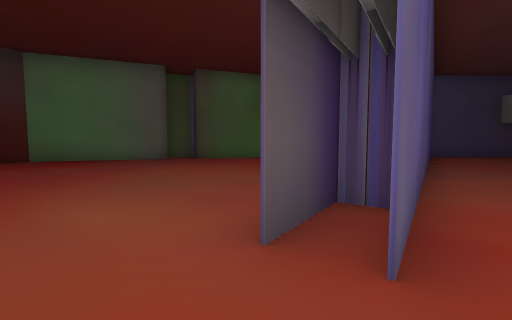
View 1 (above)

13 first-person views from a walk through a scene from a Unity 3-D project. The camera is 1.3 m above the floor, tilts 4° down and sees 90° across. The floor is counted in squares, 2 m on a side. Each view is taken from the middle of a square. On the plan, view 1 faces up. The plan holds only what a view shows up to about 9 squares ahead; the rest is blank. The place goes on beyond the plan. The player character is not drawn. Some animated figures are not drawn. Door leaves are left out, so doorways stand open.

View 2
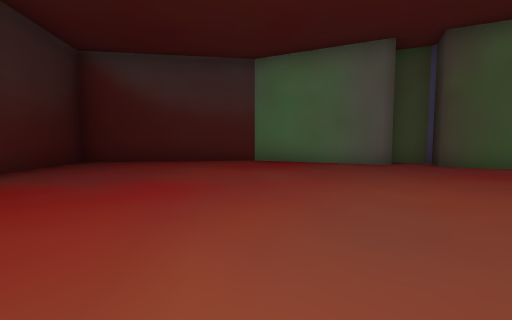

View 3
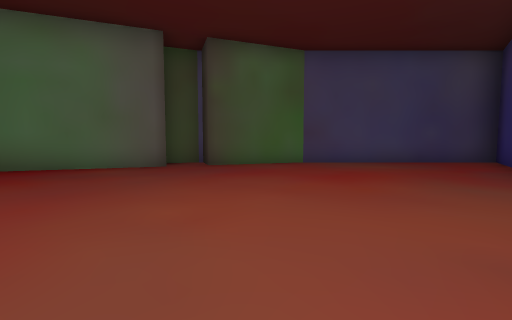

View 4
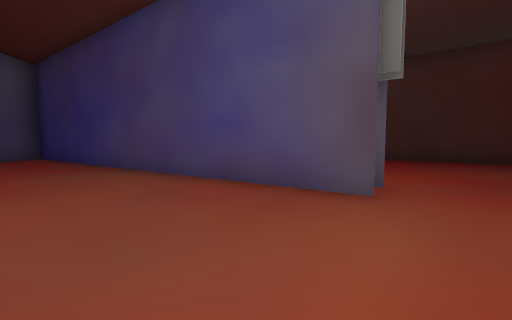

View 5
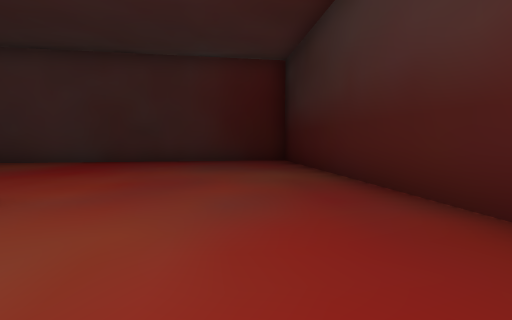

View 6
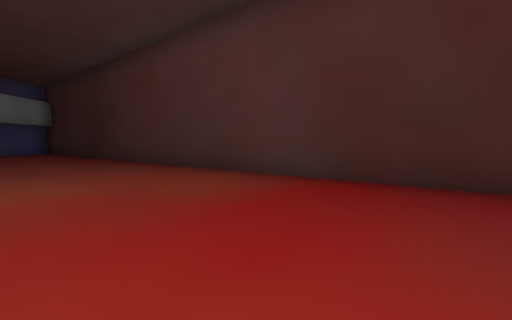

View 7
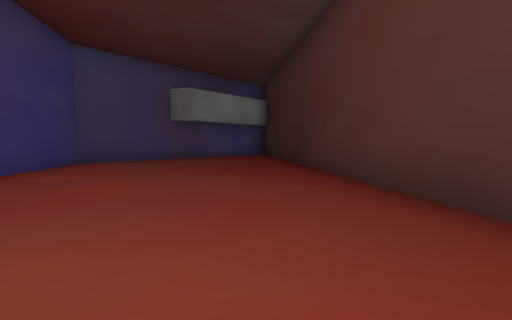

View 8
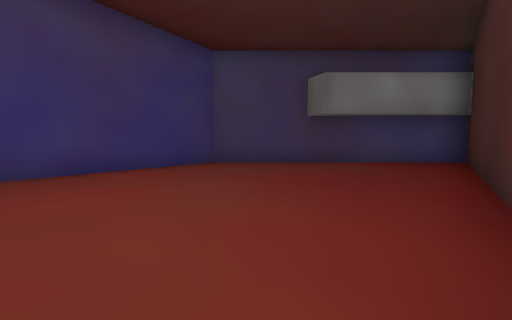

View 9
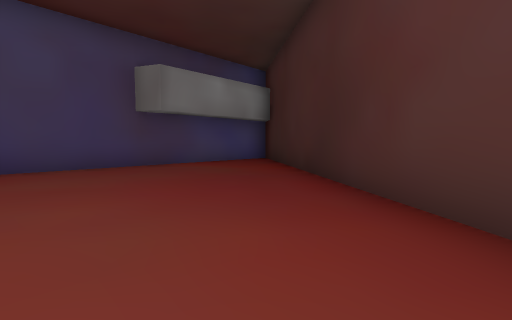

View 10
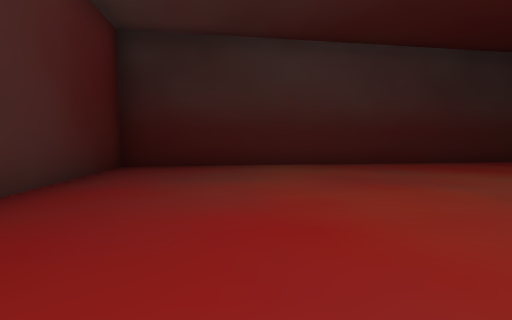

View 11
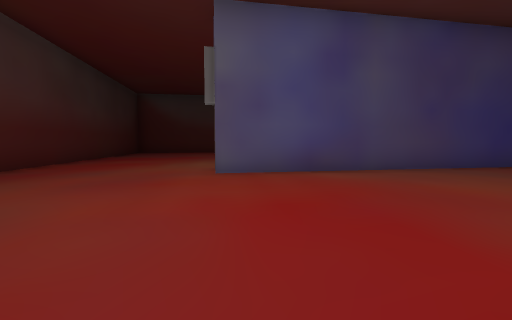

View 12
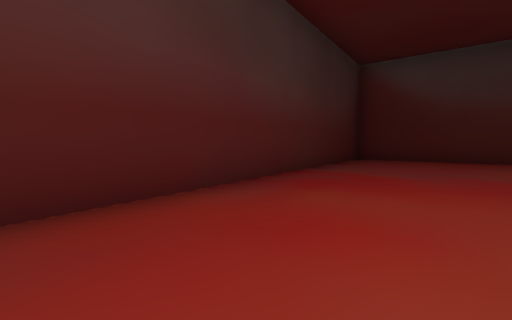

View 13
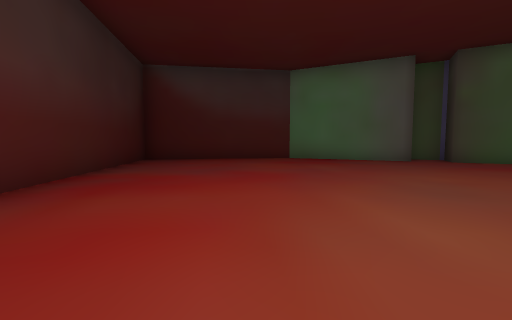

### Floor plan
Points are (right, up) in squares from view 1. A wall is a line through its corners. A room is listed if a view was taken in it or the views show most of it. See-through windows are left out.
Room 1 (views 1, 2, 3, 4, 5, 6, 7, 8, 9, 10, 11, 12, 13)
walls: (1.4, 2.4) (0.9, 2.7) (0.1, 1.6); (0, 1.6) (6.7, 11.2) (0.5, 11.2) (-2.3, 10.2) (-2.7, 11.3) (-3.8, 10.9); (-3.3, 9.8) (-7.4, 8.4) (-10.8, 3.9) (2.8, -6.2) (15.8, 11.2) (7.6, 11.2) (0.6, 1.1)
ways out: open door at (15, 11)

Where each view was taken, in squares from view 1:
view 1: 0 up, 0 right, facing up
view 2: 2 up, 1 left, facing up-left
view 3: 3 up, 1 left, facing up
view 4: 3 up, 3 left, facing right
view 5: 1 up, 3 left, facing down-right
view 6: 0 up, 2 right, facing right
view 7: 2 up, 6 right, facing up-right
view 8: 3 up, 9 right, facing up
view 9: 4 up, 8 right, facing up-right
view 10: 1 up, 5 right, facing down-left
view 11: 2 down, 5 right, facing up-left
view 12: 0 up, 1 left, facing left
view 13: 0 up, 1 left, facing up-left
